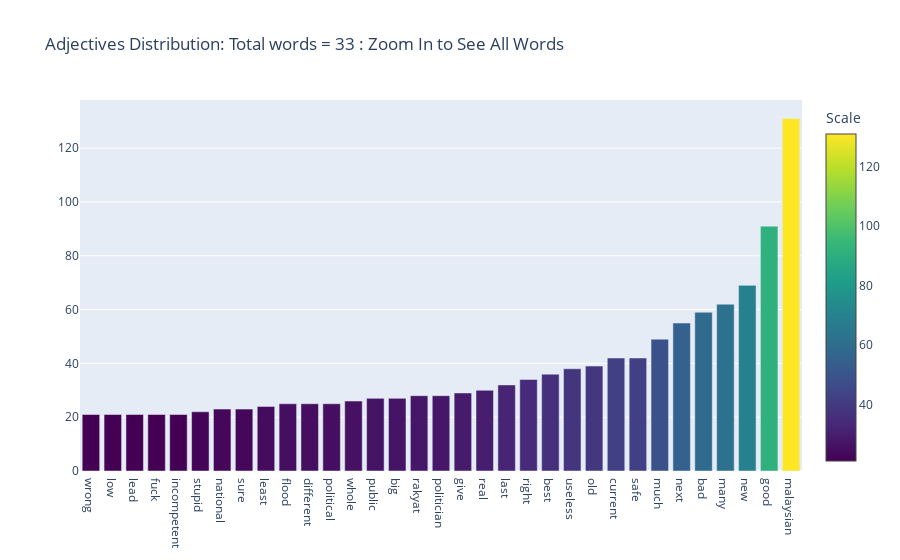

Notebook code cell kept with this figure:
### Code cell
fig = go.Figure(go.Bar(x=x, y=y, name='Adjectives', marker=dict(cmax=max(y), cmin=min(y), color=y, colorbar=dict(title="Scale"), colorscale="Viridis")))
fig.update_layout(title_text='Adjectives Distribution: Total words = ' + str(len(adjectives_values)) + ' : Zoom In to See All Words')
fig.write_html("adjectives_distribution.html")
fig.show()

### Figure 1 — Plotly figure (JSON) as saved in the notebook; plotly's stock layout.template omitted (floating-point values rounded to 4 significant figures)
{"data": [{"marker": {"cmax": 131, "cmin": 21, "color": [21, 21, 21, 21, 21, 22, 23, 23, 24, 25, 25, 25, 26, 27, 27, 28, 28, 29, 30, 32, 34, 36, 38, 39, 42, 42, 49, 55, 59, 62, 69, 91, 131], "colorbar": {"title": {"text": "Scale"}}, "colorscale": [[0, "#440154"], [0.1111, "#482878"], [0.2222, "#3e4989"], [0.3333, "#31688e"], [0.4444, "#26828e"], [0.5556, "#1f9e89"], [0.6667, "#35b779"], [0.7778, "#6ece58"], [0.8889, "#b5de2b"], [1, "#fde725"]]}, "name": "Adjectives", "type": "bar", "x": ["wrong", "low", "lead", "fuck", "incompetent", "stupid", "national", "sure", "least", "flood", "different", "political", "whole", "public", "big", "rakyat", "politician", "give", "real", "last", "right", "best", "useless", "old", "current", "safe", "much", "next", "bad", "many", "new", "good", "malaysian"], "y": [21, 21, 21, 21, 21, 22, 23, 23, 24, 25, 25, 25, 26, 27, 27, 28, 28, 29, 30, 32, 34, 36, 38, 39, 42, 42, 49, 55, 59, 62, 69, 91, 131]}], "layout": {"title": {"text": "Adjectives Distribution: Total words = 33 : Zoom In to See All Words"}}}
